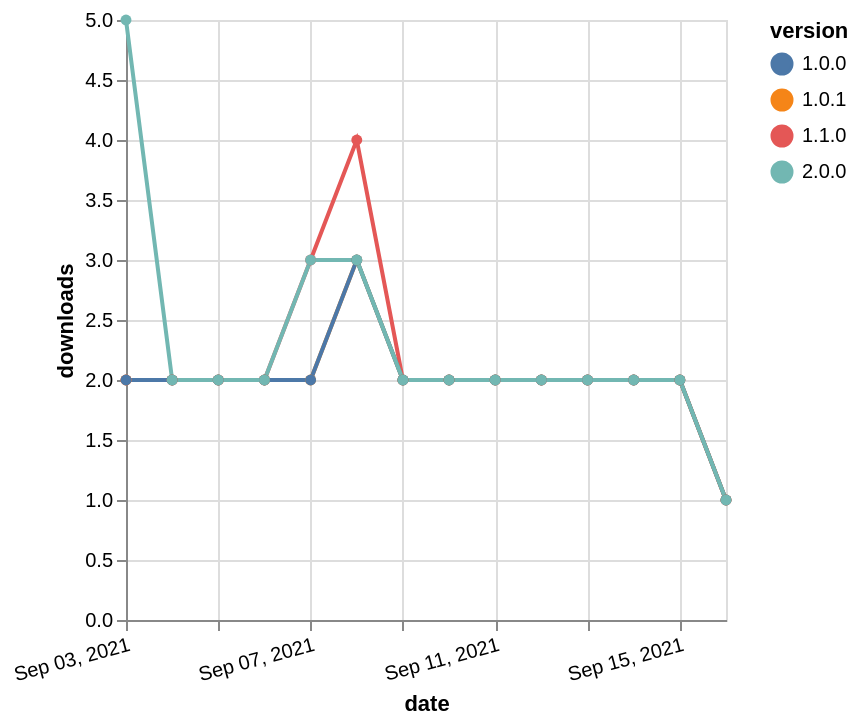

Here is the Vega-Lite specification saved for this chart:
### Vega-Lite specification from a JSON file in a GitHub repository (floating-point values rounded to 4 significant figures)
{"$schema": "https://vega.github.io/schema/vega-lite/v5.json", "description": "A simple bar chart with embedded data.", "data": {"values": [{"date": "2021-09-03", "total": 565, "delta": 2, "version": "1.1.0"}, {"date": "2021-09-04", "total": 567, "delta": 2, "version": "1.1.0"}, {"date": "2021-09-05", "total": 569, "delta": 2, "version": "1.1.0"}, {"date": "2021-09-06", "total": 571, "delta": 2, "version": "1.1.0"}, {"date": "2021-09-07", "total": 574, "delta": 3, "version": "1.1.0"}, {"date": "2021-09-08", "total": 578, "delta": 4, "version": "1.1.0"}, {"date": "2021-09-09", "total": 580, "delta": 2, "version": "1.1.0"}, {"date": "2021-09-10", "total": 582, "delta": 2, "version": "1.1.0"}, {"date": "2021-09-11", "total": 584, "delta": 2, "version": "1.1.0"}, {"date": "2021-09-12", "total": 586, "delta": 2, "version": "1.1.0"}, {"date": "2021-09-13", "total": 588, "delta": 2, "version": "1.1.0"}, {"date": "2021-09-14", "total": 590, "delta": 2, "version": "1.1.0"}, {"date": "2021-09-15", "total": 592, "delta": 2, "version": "1.1.0"}, {"date": "2021-09-16", "total": 593, "delta": 1, "version": "1.1.0"}, {"date": "2021-09-03", "total": 682, "delta": 2, "version": "1.0.1"}, {"date": "2021-09-04", "total": 684, "delta": 2, "version": "1.0.1"}, {"date": "2021-09-05", "total": 686, "delta": 2, "version": "1.0.1"}, {"date": "2021-09-06", "total": 688, "delta": 2, "version": "1.0.1"}, {"date": "2021-09-07", "total": 690, "delta": 2, "version": "1.0.1"}, {"date": "2021-09-08", "total": 693, "delta": 3, "version": "1.0.1"}, {"date": "2021-09-09", "total": 695, "delta": 2, "version": "1.0.1"}, {"date": "2021-09-10", "total": 697, "delta": 2, "version": "1.0.1"}, {"date": "2021-09-11", "total": 699, "delta": 2, "version": "1.0.1"}, {"date": "2021-09-12", "total": 701, "delta": 2, "version": "1.0.1"}, {"date": "2021-09-13", "total": 703, "delta": 2, "version": "1.0.1"}, {"date": "2021-09-14", "total": 705, "delta": 2, "version": "1.0.1"}, {"date": "2021-09-15", "total": 707, "delta": 2, "version": "1.0.1"}, {"date": "2021-09-16", "total": 708, "delta": 1, "version": "1.0.1"}, {"date": "2021-09-03", "total": 695, "delta": 2, "version": "1.0.0"}, {"date": "2021-09-04", "total": 697, "delta": 2, "version": "1.0.0"}, {"date": "2021-09-05", "total": 699, "delta": 2, "version": "1.0.0"}, {"date": "2021-09-06", "total": 701, "delta": 2, "version": "1.0.0"}, {"date": "2021-09-07", "total": 703, "delta": 2, "version": "1.0.0"}, {"date": "2021-09-08", "total": 706, "delta": 3, "version": "1.0.0"}, {"date": "2021-09-09", "total": 708, "delta": 2, "version": "1.0.0"}, {"date": "2021-09-10", "total": 710, "delta": 2, "version": "1.0.0"}, {"date": "2021-09-11", "total": 712, "delta": 2, "version": "1.0.0"}, {"date": "2021-09-12", "total": 714, "delta": 2, "version": "1.0.0"}, {"date": "2021-09-13", "total": 716, "delta": 2, "version": "1.0.0"}, {"date": "2021-09-14", "total": 718, "delta": 2, "version": "1.0.0"}, {"date": "2021-09-15", "total": 720, "delta": 2, "version": "1.0.0"}, {"date": "2021-09-16", "total": 721, "delta": 1, "version": "1.0.0"}, {"date": "2021-09-03", "total": 30, "delta": 5, "version": "2.0.0"}, {"date": "2021-09-04", "total": 32, "delta": 2, "version": "2.0.0"}, {"date": "2021-09-05", "total": 34, "delta": 2, "version": "2.0.0"}, {"date": "2021-09-06", "total": 36, "delta": 2, "version": "2.0.0"}, {"date": "2021-09-07", "total": 39, "delta": 3, "version": "2.0.0"}, {"date": "2021-09-08", "total": 42, "delta": 3, "version": "2.0.0"}, {"date": "2021-09-09", "total": 44, "delta": 2, "version": "2.0.0"}, {"date": "2021-09-10", "total": 46, "delta": 2, "version": "2.0.0"}, {"date": "2021-09-11", "total": 48, "delta": 2, "version": "2.0.0"}, {"date": "2021-09-12", "total": 50, "delta": 2, "version": "2.0.0"}, {"date": "2021-09-13", "total": 52, "delta": 2, "version": "2.0.0"}, {"date": "2021-09-14", "total": 54, "delta": 2, "version": "2.0.0"}, {"date": "2021-09-15", "total": 56, "delta": 2, "version": "2.0.0"}, {"date": "2021-09-16", "total": 57, "delta": 1, "version": "2.0.0"}]}, "width": "container", "mark": {"type": "line", "point": {"filled": true}}, "encoding": {"x": {"field": "date", "type": "temporal", "timeUnit": "yearmonthdate", "title": "date", "axis": {"labelAngle": -15}}, "y": {"field": "delta", "type": "quantitative", "title": "downloads"}, "color": {"field": "version", "type": "nominal"}, "tooltip": {"field": "delta"}}}
